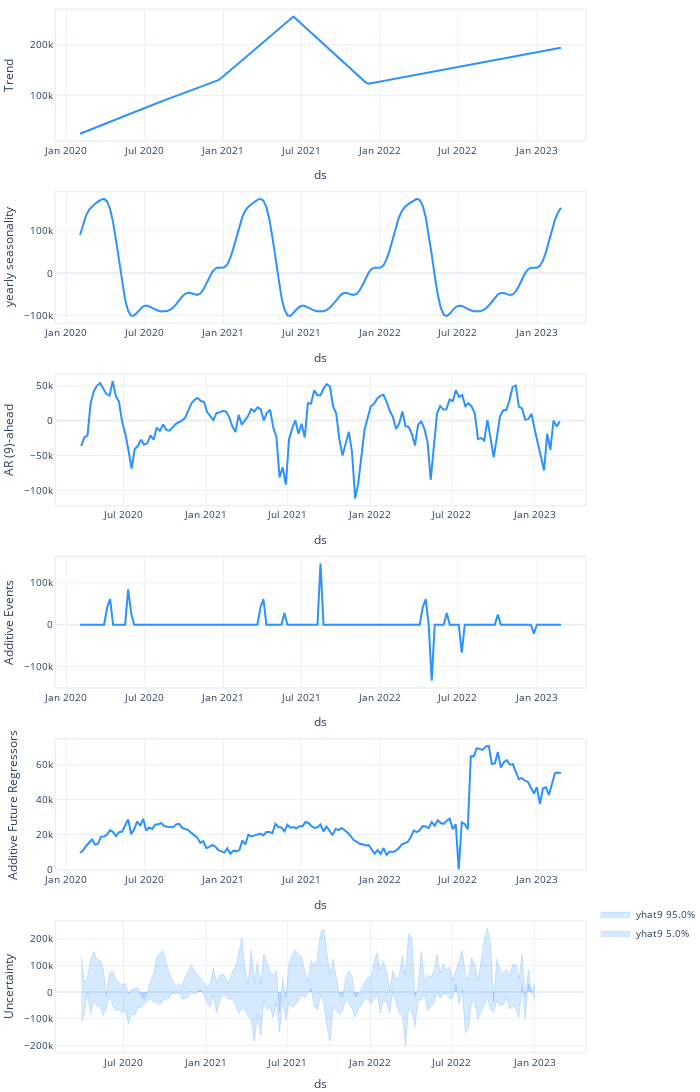

This figure's notebook cell:
### Code cell
n2_ja.plot_components(forecast)

### Figure 1 — Plotly figure (JSON) as saved in the notebook; plotly's stock layout.template omitted (floating-point values rounded to 4 significant figures; data arrays with more than 128 entries replaced by an {"elided": "..."} marker saying what was removed)
{"data": [{"line": {"color": "#2d92ff", "width": 2}, "mode": "lines", "name": "Trend", "showlegend": false, "type": "scatter", "x": {"elided": "161 str values"}, "xaxis": "x", "y": {"elided": "161 float values"}, "yaxis": "y"}, {"line": {"color": "#2d92ff", "width": 2}, "mode": "lines", "name": "yearly seasonality", "showlegend": false, "type": "scatter", "x": {"elided": "161 str values"}, "xaxis": "x2", "y": {"elided": "161 float values"}, "yaxis": "y2"}, {"line": {"color": "#2d92ff", "width": 2}, "mode": "lines", "name": "AR (9)-ahead", "showlegend": false, "type": "scatter", "x": {"elided": "153 str values"}, "xaxis": "x3", "y": {"elided": "153 float values"}, "yaxis": "y3"}, {"line": {"color": "#2d92ff", "width": 2}, "mode": "lines", "name": "Additive Events", "showlegend": false, "type": "scatter", "x": {"elided": "161 str values"}, "xaxis": "x4", "y": {"elided": "161 float values"}, "yaxis": "y4"}, {"line": {"color": "#2d92ff", "width": 2}, "mode": "lines", "name": "Additive Future Regressors", "showlegend": false, "type": "scatter", "x": {"elided": "161 str values"}, "xaxis": "x5", "y": {"elided": "161 float values"}, "yaxis": "y5"}, {"fill": "tozeroy", "fillcolor": "rgba(45, 146, 255, 0.2)", "line": {"color": "rgba(45, 146, 255, 0.2)", "width": 1}, "mode": "lines", "name": "yhat9 5.0%", "showlegend": true, "type": "scatter", "x": {"elided": "153 str values"}, "xaxis": "x6", "y": {"elided": "153 float values"}, "yaxis": "y6"}, {"fill": "tozeroy", "fillcolor": "rgba(45, 146, 255, 0.2)", "line": {"color": "rgba(45, 146, 255, 0.2)", "width": 1}, "mode": "lines", "name": "yhat9 95.0%", "showlegend": true, "type": "scatter", "x": {"elided": "153 str values"}, "xaxis": "x6", "y": {"elided": "153 float values"}, "yaxis": "y6"}], "layout": {"autosize": true, "font": {"size": 10}, "height": 1260, "hovermode": "x unified", "legend": {"traceorder": "reversed", "y": 0.1}, "margin": {"b": 0, "l": 0, "pad": 0, "r": 10, "t": 10}, "title": {"font": {"size": 12}}, "width": 700, "xaxis": {"anchor": "y", "domain": [0, 1], "linewidth": 1.5, "mirror": true, "range": ["2019-12-08T00:00:00", "2023-04-23T00:00:00"], "showline": true, "title": {"text": "ds"}, "type": "date"}, "xaxis2": {"anchor": "y2", "domain": [0, 1], "linewidth": 1.5, "mirror": true, "range": ["2019-12-08T00:00:00", "2023-04-23T00:00:00"], "showline": true, "title": {"text": "ds"}, "type": "date"}, "xaxis3": {"anchor": "y3", "domain": [0, 1], "linewidth": 1.5, "mirror": true, "range": ["2020-02-02T00:00:00", "2023-04-23T00:00:00"], "showline": true, "title": {"text": "ds"}, "type": "date"}, "xaxis4": {"anchor": "y4", "domain": [0, 1], "linewidth": 1.5, "mirror": true, "range": ["2019-12-08T00:00:00", "2023-04-23T00:00:00"], "showline": true, "title": {"text": "ds"}, "type": "date"}, "xaxis5": {"anchor": "y5", "domain": [0, 1], "linewidth": 1.5, "mirror": true, "range": ["2019-12-08T00:00:00", "2023-04-23T00:00:00"], "showline": true, "title": {"text": "ds"}, "type": "date"}, "xaxis6": {"anchor": "y6", "domain": [0, 1], "linewidth": 1.5, "mirror": true, "range": ["2020-02-02T00:00:00", "2023-04-23T00:00:00"], "showline": true, "title": {"text": "ds"}, "type": "date"}, "yaxis": {"anchor": "x", "domain": [0.875, 1], "linewidth": 1.5, "mirror": true, "rangemode": "normal", "showline": true, "title": {"text": "Trend"}}, "yaxis2": {"anchor": "x2", "domain": [0.7, 0.825], "linewidth": 1.5, "mirror": true, "rangemode": "tozero", "showline": true, "title": {"text": "yearly seasonality"}}, "yaxis3": {"anchor": "x3", "domain": [0.525, 0.65], "linewidth": 1.5, "mirror": true, "rangemode": "tozero", "showline": true, "title": {"text": "AR (9)-ahead"}}, "yaxis4": {"anchor": "x4", "domain": [0.35, 0.475], "linewidth": 1.5, "mirror": true, "rangemode": "tozero", "showline": true, "title": {"text": "Additive Events"}}, "yaxis5": {"anchor": "x5", "domain": [0.175, 0.3], "linewidth": 1.5, "mirror": true, "rangemode": "tozero", "showline": true, "title": {"text": "Additive Future Regressors"}}, "yaxis6": {"anchor": "x6", "domain": [0, 0.125], "linewidth": 1.5, "mirror": true, "rangemode": "tozero", "showline": true, "title": {"text": "Uncertainty"}}}}
